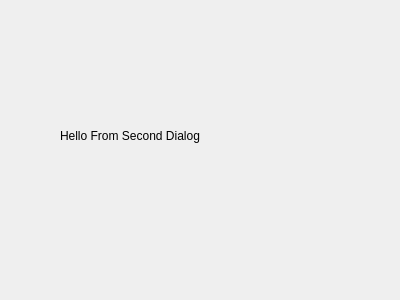
<?xml version="1.0" encoding="UTF-8"?>
<ui version="4.0">
 <class>SecDialog</class>
 <widget class="QDialog" name="SecDialog">
  <property name="geometry">
   <rect>
    <x>0</x>
    <y>0</y>
    <width>400</width>
    <height>300</height>
   </rect>
  </property>
  <property name="windowTitle">
   <string>Dialog</string>
  </property>
  <widget class="QLabel" name="label">
   <property name="geometry">
    <rect>
     <x>60</x>
     <y>120</y>
     <width>271</width>
     <height>31</height>
    </rect>
   </property>
   <property name="text">
    <string>Hello From Second Dialog</string>
   </property>
  </widget>
 </widget>
 <resources/>
 <connections/>
</ui>
